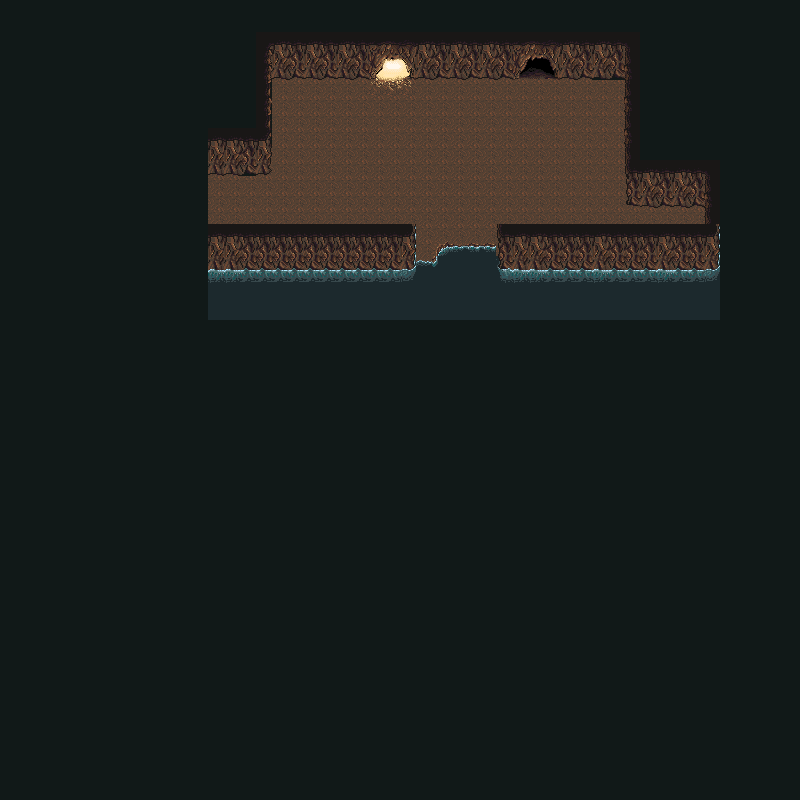

A level layout from a 2D game, rendered from its tile map. Below: a short description, then the map file with tile-grid data replaced by summaries:
An orthogonal 50x50 tile map with 16x16 px tiles, 2 tile layers (ground, walls), 1 hidden layer not drawn.

<map version="1.0" orientation="orthogonal" width="50" height="50" tilewidth="16" tileheight="16">
 <tileset firstgid="1" name="tileset_cave" tilewidth="16" tileheight="16">
  <image source="img/tileset_cave.png" width="256" height="336" />
 </tileset>
 <layer name="ground" width="50" height="50">
  <data>[2500 cells, 2499 non-empty, 9 distinct tile ids]</data>
 </layer>
 <layer name="walls" width="50" height="50">
  <data>[2500 cells, 222 non-empty, 56 distinct tile ids]</data>
 </layer>
 <layer name="collision" width="50" height="50" visible="0">
  <data>[2500 cells, 2280 non-empty, 1 distinct tile ids]</data>
 </layer>
</map>
